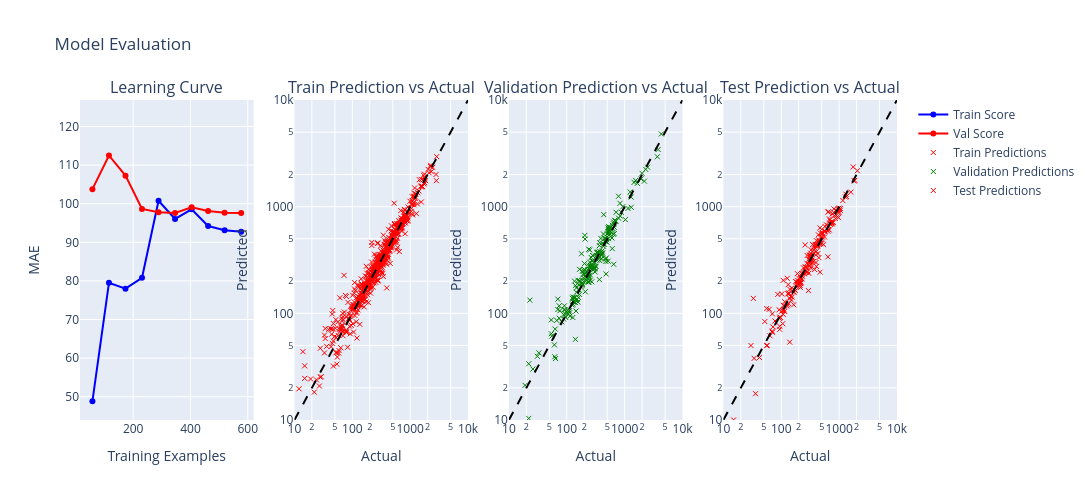

The code cell stored with this chart in its notebook:
### Code cell
plotting_pred_vs_actual_LC(model_router, X_train_run, y_train_run, X_val_run[selected_features_1011], y_val_run, X_test_run[selected_features_1011], y_test_run)

### Figure 1 — Plotly figure (JSON) as saved in the notebook; plotly's stock layout.template omitted (floating-point values rounded to 4 significant figures; data arrays with more than 128 entries replaced by an {"elided": "..."} marker saying what was removed)
{"data": [{"hovertemplate": "Size: %{x:.0f}<br>MAE: %{y:.0f}s<extra></extra>", "line": {"color": "blue"}, "mode": "lines+markers", "name": "Train Score", "type": "scatter", "x": [57.7, 115.4, 173.1, 230.8, 288.5, 346.2, 403.9, 461.6, 519.3, 577.0], "xaxis": "x", "y": [48.84, 79.52, 77.98, 80.81, 100.8, 96.06, 98.55, 94.21, 93.11, 92.73], "yaxis": "y"}, {"hovertemplate": "Size: %{x:.0f}<br>MAE: %{y:.0f}s<extra></extra>", "line": {"color": "red"}, "mode": "lines+markers", "name": "Val Score", "type": "scatter", "x": [57.7, 115.4, 173.1, 230.8, 288.5, 346.2, 403.9, 461.6, 519.3, 577.0], "xaxis": "x", "y": [103.8, 112.5, 107.3, 98.65, 97.81, 97.62, 99.08, 98.1, 97.67, 97.59], "yaxis": "y"}, {"customdata": {"elided": "577 int values"}, "hovertemplate": "<b>Segment ID:</b> %{text}<br><b>Actual:</b> %{x:.0f}s<br><b>Predicted:</b> %{y:.0f}s<extra></extra>", "marker": {"line": {"color": "red", "width": 1}, "size": 5, "symbol": "x-thin"}, "mode": "markers", "name": "Train Predictions", "text": {"elided": "577 float values"}, "type": "scatter", "x": {"elided": "577 int values"}, "xaxis": "x2", "y": {"elided": "577 float values"}, "yaxis": "y2"}, {"line": {"color": "black", "dash": "dash"}, "mode": "lines", "showlegend": false, "type": "scatter", "x": [10, 10000], "xaxis": "x2", "y": [10, 10000], "yaxis": "y2"}, {"customdata": {"elided": "214 int values"}, "hovertemplate": "<b>Segment ID:</b> %{text}<br><b>Actual:</b> %{x:.0f}s<br><b>Predicted:</b> %{y:.0f}s<extra></extra>", "marker": {"line": {"color": "green", "width": 1}, "size": 5, "symbol": "x-thin"}, "mode": "markers", "name": "Validation Predictions", "text": {"elided": "214 float values"}, "type": "scatter", "x": {"elided": "214 int values"}, "xaxis": "x3", "y": {"elided": "214 float values"}, "yaxis": "y3"}, {"line": {"color": "black", "dash": "dash"}, "mode": "lines", "showlegend": false, "type": "scatter", "x": [10, 10000], "xaxis": "x3", "y": [10, 10000], "yaxis": "y3"}, {"customdata": {"elided": "200 int values"}, "hovertemplate": "<b>Segment ID:</b> %{text}<br><b>Actual:</b> %{x:.0f}s<br><b>Predicted:</b> %{y:.0f}s<extra></extra>", "marker": {"line": {"color": "red", "width": 1}, "size": 5, "symbol": "x-thin"}, "mode": "markers", "name": "Test Predictions", "text": {"elided": "200 float values"}, "type": "scatter", "x": {"elided": "200 int values"}, "xaxis": "x4", "y": {"elided": "200 float values"}, "yaxis": "y4"}, {"line": {"color": "black", "dash": "dash"}, "mode": "lines", "showlegend": false, "type": "scatter", "x": [10, 10000], "xaxis": "x4", "y": [10, 10000], "yaxis": "y4"}], "layout": {"annotations": [{"font": {"size": 16}, "showarrow": false, "text": "Learning Curve", "x": 0.1062, "xanchor": "center", "xref": "paper", "y": 1, "yanchor": "bottom", "yref": "paper"}, {"font": {"size": 16}, "showarrow": false, "text": "Train Prediction vs Actual", "x": 0.3688, "xanchor": "center", "xref": "paper", "y": 1, "yanchor": "bottom", "yref": "paper"}, {"font": {"size": 16}, "showarrow": false, "text": "Validation Prediction vs Actual", "x": 0.6313, "xanchor": "center", "xref": "paper", "y": 1, "yanchor": "bottom", "yref": "paper"}, {"font": {"size": 16}, "showarrow": false, "text": "Test Prediction vs Actual", "x": 0.8938, "xanchor": "center", "xref": "paper", "y": 1, "yanchor": "bottom", "yref": "paper"}], "height": 500, "hovermode": "closest", "title": {"text": "Model Evaluation"}, "width": 1400, "xaxis": {"anchor": "y", "domain": [0, 0.2125], "title": {"text": "Training Examples"}}, "xaxis2": {"anchor": "y2", "domain": [0.2625, 0.475], "range": [1, 4], "title": {"text": "Actual"}, "type": "log"}, "xaxis3": {"anchor": "y3", "domain": [0.525, 0.7375], "range": [1, 4], "title": {"text": "Actual"}, "type": "log"}, "xaxis4": {"anchor": "y4", "domain": [0.7875, 1], "range": [1, 4], "title": {"text": "Actual"}, "type": "log"}, "yaxis": {"anchor": "x", "domain": [0, 1], "range": [43.96, 126.9], "title": {"text": "MAE"}}, "yaxis2": {"anchor": "x2", "domain": [0, 1], "range": [1, 4], "title": {"text": "Predicted"}, "type": "log"}, "yaxis3": {"anchor": "x3", "domain": [0, 1], "range": [1, 4], "title": {"text": "Predicted"}, "type": "log"}, "yaxis4": {"anchor": "x4", "domain": [0, 1], "range": [1, 4], "title": {"text": "Predicted"}, "type": "log"}}}
